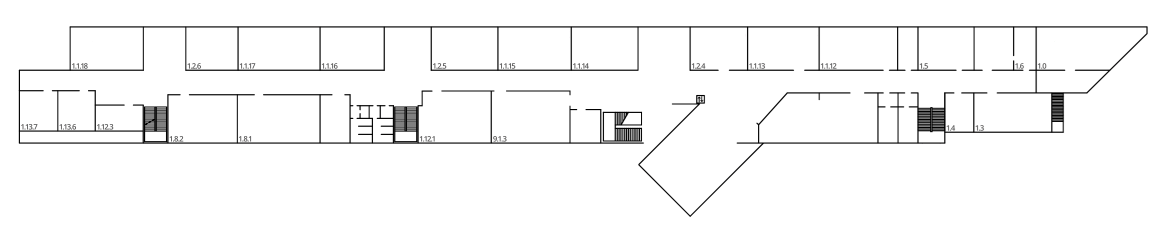
#> input picture image.png, 2336 x 467 px (shown at 1/2 size)
$ python upscaleImage.py
#> lines starting #> are read from the running program, lines starting #| are printed output that depends on the picture
import cv2
import pytesseract
from PIL import Image

# Lade das Bild
image_path = './image.png'
image = cv2.imread(image_path, cv2.IMREAD_GRAYSCALE)
#> image: shape (467, 2336); min 0, max 255, mean 246.3

# Upscaling des Bildes (Vergrößerung)
scale_factor = 2  # Beispiel: 2x Vergrößerung
new_width = int(image.shape[1] * scale_factor)
#> new_width = 4672
new_height = int(image.shape[0] * scale_factor)
#> new_height = 934

# Hochskalieren des Bildes mit LANCZOS Interpolation
upscaled_image = cv2.resize(image, (new_width, new_height), interpolation=cv2.INTER_LANCZOS4)
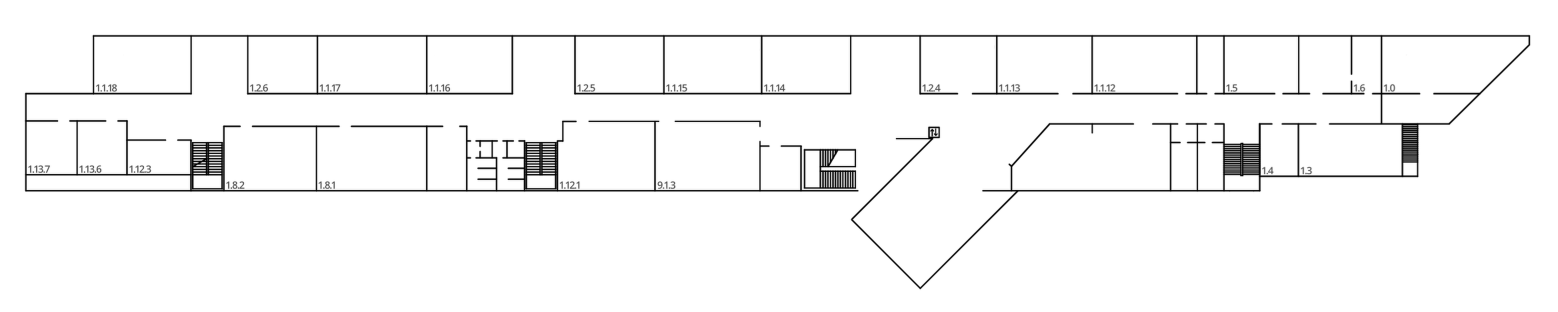
#> upscaled_image: shape (934, 4672) (shown at 1/3 size); min 0, max 255, mean 246.3

# OCR-Konfiguration: Ziffern und Punkte
custom_config = r'--oem 3 --psm 6 -c tessedit_char_whitelist=0123456789.'
#> (the run stopped early here; a loop or call above may not have finished)

$ run again, with kaindorfMap.png copied over image.png
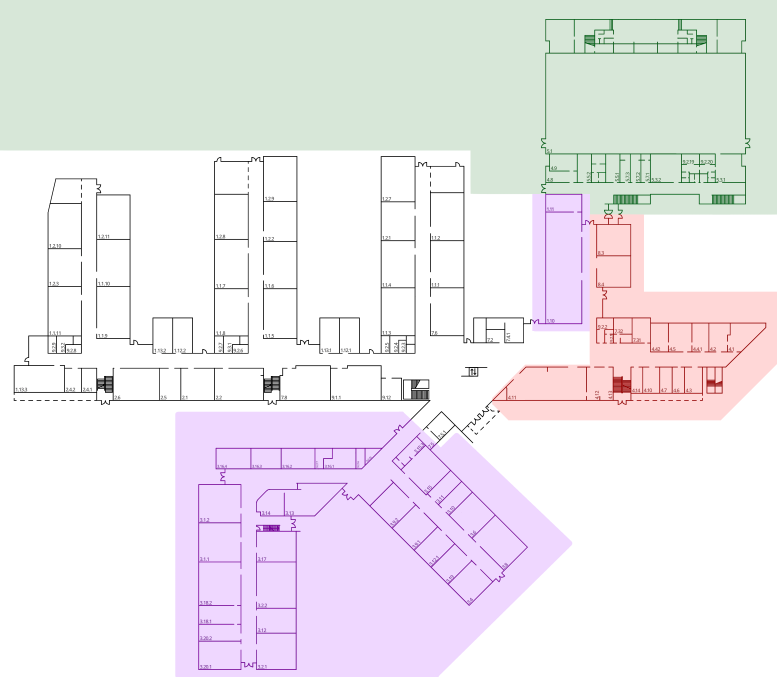
#> input picture kaindorfMap.png, 2331 x 2029 px (shown at 1/3 size)
#> `image = cv2.imread(image_path, cv2.IMREAD_GRAYSCALE)`:
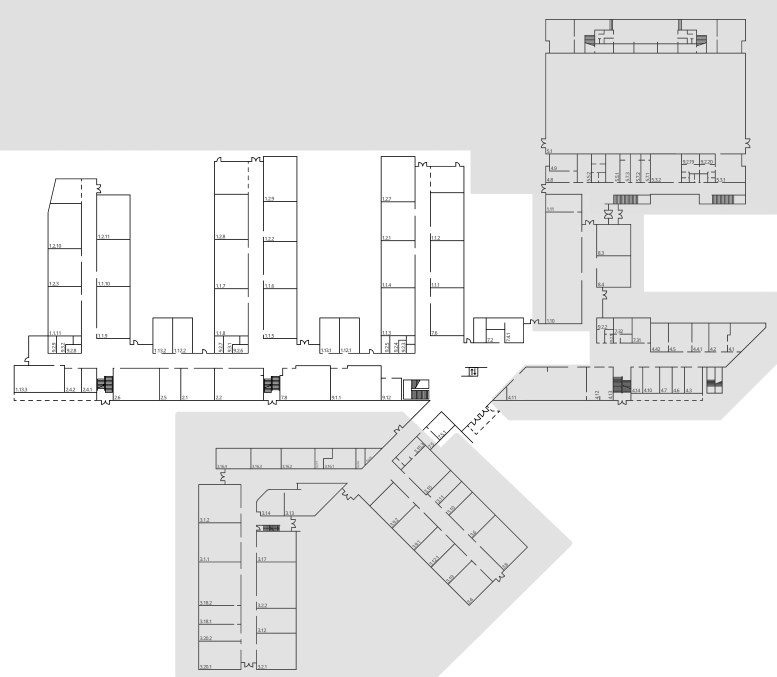
#> image: shape (2029, 2331) (shown at 1/3 size); min 0, max 255, mean 235.4

$ run again, with og_described.png copied over image.png
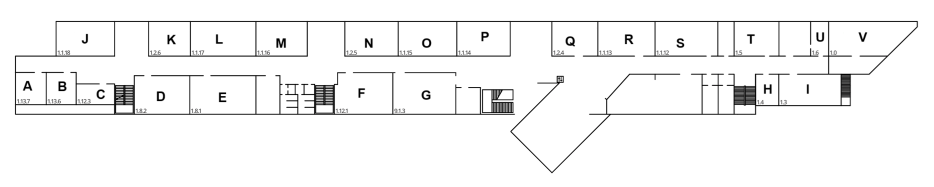
#> input picture og_described.png, 1868 x 373 px (shown at 1/2 size)
#> `upscaled_image = cv2.resize(image, (new_width, new_height), interpolat..`:
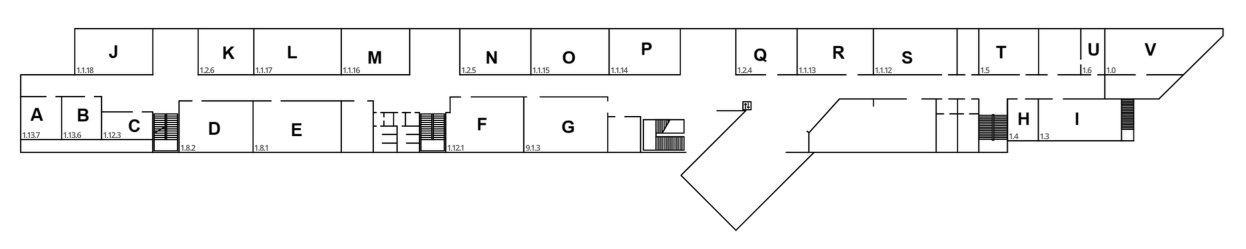
#> upscaled_image: shape (746, 3736) (shown at 1/3 size); min 0, max 255, mean 244.8
